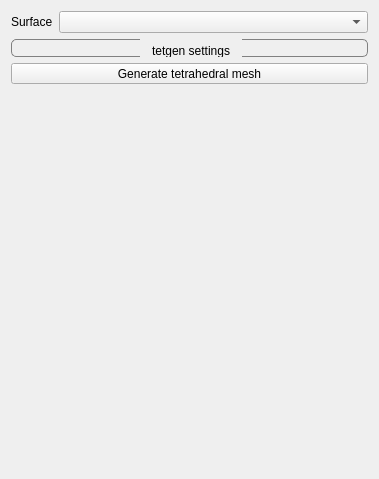
<?xml version="1.0" encoding="UTF-8"?>
<ui version="4.0">
 <class>VolumeMeshViewControls</class>
 <widget class="QWidget" name="VolumeMeshViewControls">
  <property name="geometry">
   <rect>
    <x>0</x>
    <y>0</y>
    <width>379</width>
    <height>479</height>
   </rect>
  </property>
  <property name="minimumSize">
   <size>
    <width>0</width>
    <height>0</height>
   </size>
  </property>
  <property name="windowTitle">
   <string>QmitkTemplate</string>
  </property>
  <property name="styleSheet">
   <string notr="true">QPushButton {
	margin:  0px;
	padding: 10px;
}

QGroupBox {
	border-width: 1px; 
	border-style: solid; 
	border-color: grey;
	border-radius: 5px;
	margin-top: 1.7ex;
}


QGroupBox::title {
	subcontrol-origin: margin;
	subcontrol-position: top center;
	padding: 5px 10px;
}

QScrollArea{
	border: 0;
	margin:0;
	padding:0;
}

[mandatoryField=true]{
	background-color: rgb(255, 150, 150);
}

[warningField=true]{
	background-color: rgb(255, 204, 0);
}

[errorField=true]{
	background-color: rgb(255, 150, 150);
}</string>
  </property>
  <layout class="QVBoxLayout" name="verticalLayout">
   <item>
    <widget class="QWidget" name="meshSelector" native="true">
     <property name="toolTip">
      <string>&lt;html&gt;&lt;head/&gt;&lt;body&gt;&lt;p&gt;Select the image to be segmented&lt;/p&gt;&lt;/body&gt;&lt;/html&gt;</string>
     </property>
     <layout class="QHBoxLayout" name="horizontalLayout_8" stretch="0,0">
      <property name="leftMargin">
       <number>0</number>
      </property>
      <property name="topMargin">
       <number>0</number>
      </property>
      <property name="rightMargin">
       <number>0</number>
      </property>
      <property name="bottomMargin">
       <number>0</number>
      </property>
      <item>
       <widget class="QLabel" name="label_7">
        <property name="sizePolicy">
         <sizepolicy hsizetype="Maximum" vsizetype="Preferred">
          <horstretch>0</horstretch>
          <verstretch>0</verstretch>
         </sizepolicy>
        </property>
        <property name="text">
         <string>Surface</string>
        </property>
       </widget>
      </item>
      <item>
       <widget class="QmitkDataStorageComboBox" name="surfaceComboBox">
        <property name="sizePolicy">
         <sizepolicy hsizetype="Minimum" vsizetype="Fixed">
          <horstretch>0</horstretch>
          <verstretch>0</verstretch>
         </sizepolicy>
        </property>
       </widget>
      </item>
     </layout>
    </widget>
   </item>
   <item>
    <widget class="QGroupBox" name="settingsGroup">
     <property name="minimumSize">
      <size>
       <width>0</width>
       <height>0</height>
      </size>
     </property>
     <property name="title">
      <string>tetgen settings</string>
     </property>
     <layout class="QVBoxLayout" name="verticalLayout_3">
      <property name="leftMargin">
       <number>6</number>
      </property>
      <property name="topMargin">
       <number>10</number>
      </property>
      <property name="rightMargin">
       <number>6</number>
      </property>
      <property name="bottomMargin">
       <number>6</number>
      </property>
     </layout>
    </widget>
   </item>
   <item>
    <widget class="QToolButton" name="generateButton">
     <property name="sizePolicy">
      <sizepolicy hsizetype="MinimumExpanding" vsizetype="Fixed">
       <horstretch>0</horstretch>
       <verstretch>0</verstretch>
      </sizepolicy>
     </property>
     <property name="text">
      <string>Generate tetrahedral mesh</string>
     </property>
    </widget>
   </item>
   <item>
    <spacer name="spacer1">
     <property name="orientation">
      <enum>Qt::Vertical</enum>
     </property>
     <property name="sizeType">
      <enum>QSizePolicy::Expanding</enum>
     </property>
     <property name="sizeHint" stdset="0">
      <size>
       <width>20</width>
       <height>220</height>
      </size>
     </property>
    </spacer>
   </item>
  </layout>
 </widget>
 <layoutdefault spacing="6" margin="11"/>
 <customwidgets>
  <customwidget>
   <class>QmitkDataStorageComboBox</class>
   <extends>QComboBox</extends>
   <header location="global">QmitkDataStorageComboBox.h</header>
  </customwidget>
 </customwidgets>
 <resources/>
 <connections/>
</ui>
